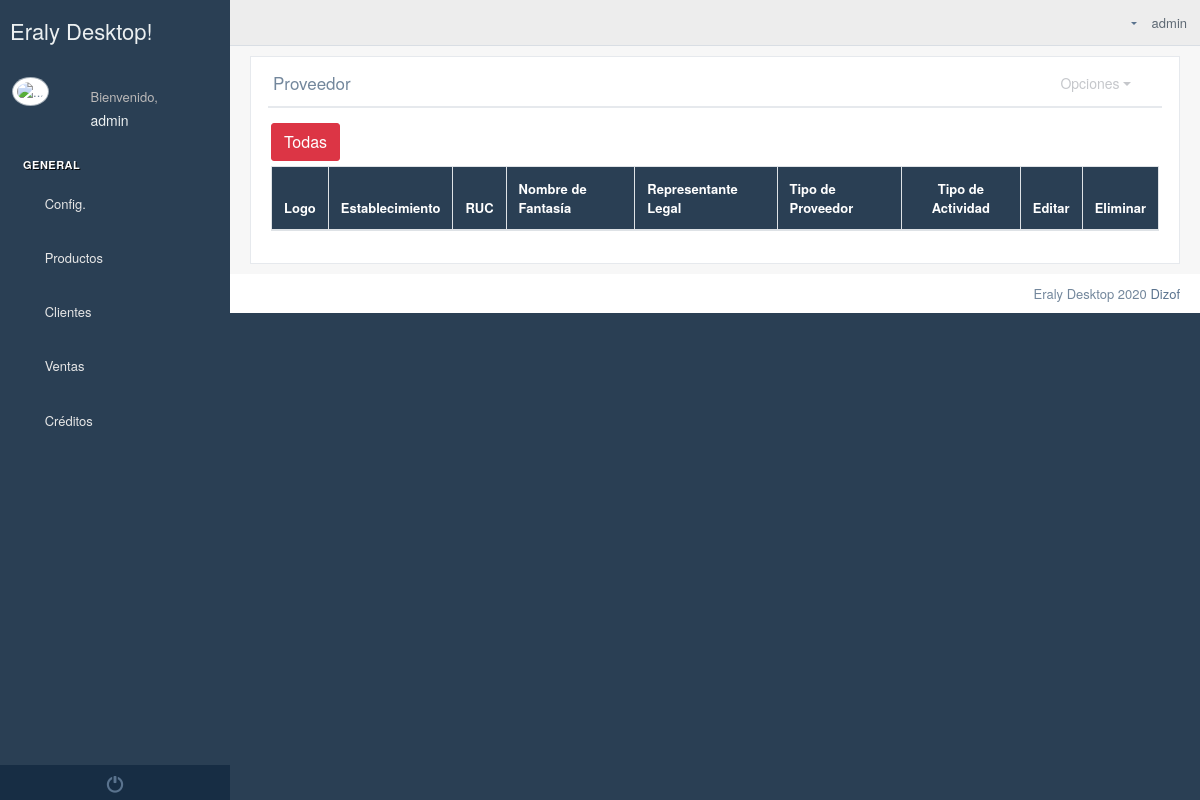
The app's page /suppliers/ (signed in), older data.
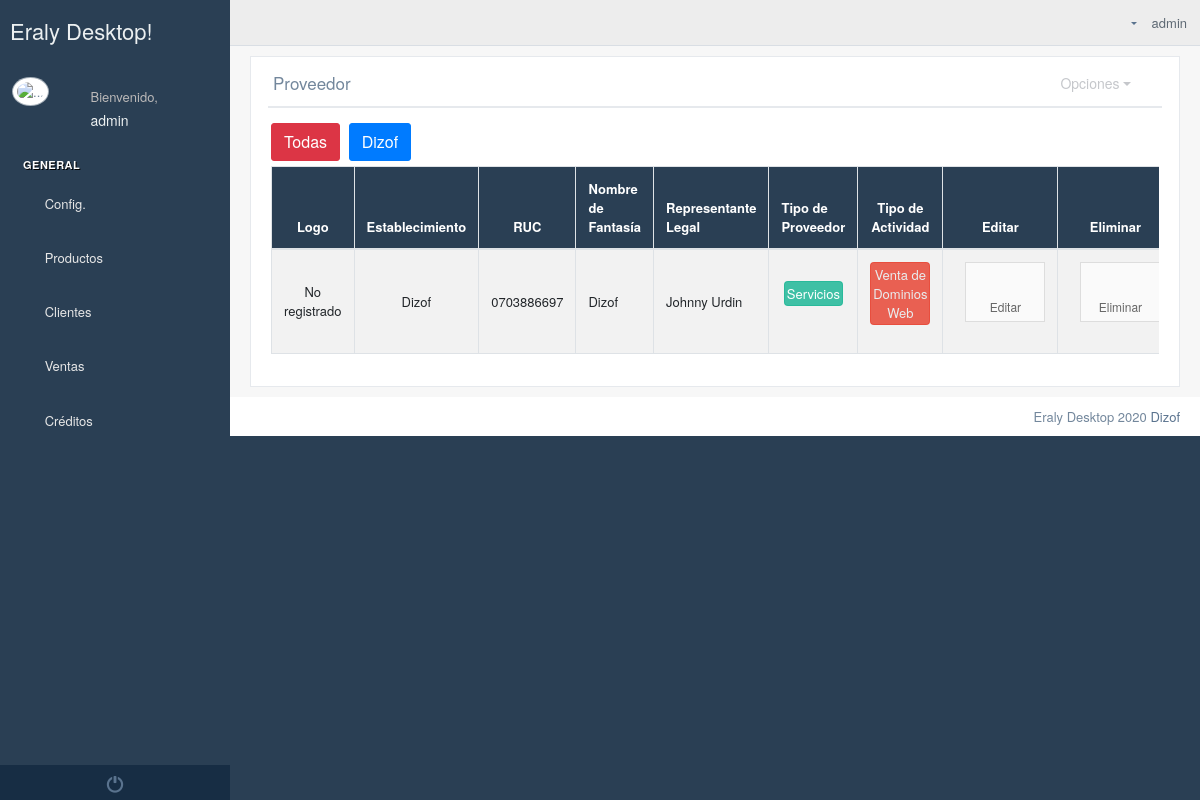
The same page, newer data.
### Empresa/models.py (models this page shows, shortened)
class Establecimiento(models.Model):
    logo=models.ImageField(upload_to="logos/establecimientos",null=True,blank=True)
    banner=models.ImageField(upload_to="banner/establecimientos",null=True,blank=True)
    pie_pagina=models.ImageField(upload_to="pie/establecimientos",null=True,blank=True)
    cabecera_tienda=models.ImageField(upload_to="logos/tienda",null=True,blank=True)
    color_encabezado_documentos=models.CharField(max_length=40, default="#ffffff")
    usuario=models.ForeignKey(User,on_delete=models.CASCADE)
    ruc=models.CharField(max_length=13)
    nombreComercial=models.CharField(max_length=60)
    representateLegal=models.CharField(max_length=60)
    slug = models.SlugField(max_length=255, unique=True, blank=True)
    descripcion = RichTextUploadingField(null=True, blank=True)
    ubicacion_gps = models.CharField(max_length=300,null=True,blank=True)
    correo_electronico=models.EmailField(max_length=600,null=True,blank=True)
    web=models.CharField(max_length=400,null=True,blank=True)
    facebook=models.CharField(max_length=400,null=True,blank=True)
    instagram=models.CharField(max_length=400, null=True, blank=True)
    youtube = models.CharField(max_length=400,null=True,blank=True)
    def __str__(self):
        if self.nombreComercial:
            return self.nombreComercial
        else:
            return self.representateLegal

### Producto/models.py (models this page shows, shortened)
class Proveedor(models.Model):
    establecimiento=models.ForeignKey(Establecimiento,on_delete=models.CASCADE,null=True,blank=True)
    logo=models.ImageField(upload_to='proveedor', null=True, blank=True, help_text='100x100')
    ruc=models.CharField(max_length=13)
    nombre_fantasia=models.CharField(max_length=60,null=True,blank=True)
    representante=models.CharField(max_length=60,null=True,blank=True)

class TipoProveedor(models.Model):
    proveedor = models.ForeignKey(Proveedor, on_delete=models.CASCADE, null=True, blank=True)
    detalle = models.CharField(choices=tipo_proveedor_chosse, max_length=30, null=True, blank=True)

class ActividadProveedor(models.Model):
    proveedor = models.ForeignKey(Proveedor, on_delete=models.CASCADE, null=True, blank=True)
    nombre = models.CharField(max_length=60)
    detalle = models.TextField()

### Producto/views.py (the view, shortened to what this page needs)
# urls.py: path("suppliers/",proveedores),
def proveedores(request):
    prov=Proveedor.objects.filter(establecimiento__usuario=request.user)
    if request.GET.get("q"):
        prov = Proveedor.objects.filter(establecimiento_id=request.GET.get("q"))
    contexto={
        'establecimientos': Establecimiento.objects.filter(usuario=request.user),
        'proveedores': prov,
        'provincias': Provincia.objects.all(),
    }
    return render(request, "producto/proveedores.html",contexto)

### templates/producto/proveedores.html (shortened to what the changed rows need)
{% extends 'Home/index2.html' %}
{% block contenido_index %}
    {% load static %}
    <div class="">
        <div class="row">
            <div class="col-md-12 col-sm-12 ">
                <div class="x_panel">
                    <div class="x_title">
                        <h2>Proveedor <small>del establecimientos</small></h2>
                    </div>
                    <div class="x_content">
                        <div class="row">
                            <div class="col-sm-12">
                                <a class="btn btn-danger" href="/suppliers/">Todas</a>
                                {% for establecimiento in establecimientos %}
                                    <a class="btn btn-primary"
                                       href="/suppliers/?q={{ establecimiento.id }}"> {{ establecimiento.nombreComercial }}</a>
                                {% endfor %}
                                <div class="card-box table-responsive">
                                    <table id="proveedores" class="table table-striped table-bordered"
                                           style="width:100%">
                                        <thead style="background-color: #2A3F54; color: white">
                                        <th style="text-align: center">Logo</th>
                                        <th style="text-align: center">Establecimiento</th>
                                        <th style="text-align: center">RUC</th>
                                        <th>Nombre de Fantasía</th>
                                        <th>Representante Legal</th>
                                        <th>Tipo de Proveedor</th>
                                        <th style="text-align: center">Tipo de Actividad</th>
                                        <th style="text-align: center">Editar</th>
                                        <th style="text-align: center">Eliminar</th>
                                        </thead>
                                        <tbody>
                                        {% for proveedor in proveedores %}
                                            <tr>
                                                {% if proveedor.logo %}
                                                    <td style="text-align: center; vertical-align: middle"><img
                                                            style="width: 50px;" src="/media/{{ proveedor.logo }}"
                                                            alt="image"></td>
                                                {% else %}
                                                    <td style="text-align: center; vertical-align: middle">No
                                                        registrado
                                                    </td>
                                                {% endif %}
                                                <td style="text-align: center; vertical-align: middle">{{ proveedor.establecimiento }}</td>
                                                <td style="text-align: center; vertical-align: middle">{{ proveedor.ruc }}</td>
                                                <td style="vertical-align: middle">{{ proveedor.nombre_fantasia }}</td>
                                                <td style="vertical-align: middle">{{ proveedor.representante }}</td>
                                                <td style="text-align: center; vertical-align: middle">
                                                    {% for tipo in proveedor.tipoproveedor_set.all %}
                                                        <label class="alert alert-success no-padding"
                                                               style="padding: 2px !important;">{{ tipo.detalle|capfirst }}</label>
                                                    {% endfor %}
                                                </td>
                                                <td style="text-align: center; vertical-align: middle">
                                                    {% for actividad in proveedor.actividadproveedor_set.all %}
                                                        <label class="alert alert-danger no-padding"
                                                               style="padding: 2px !important;">{{ actividad.nombre|capfirst }}</label>
                                                    {% endfor %}
                                                </td>
                                                <td style="text-align: center; font-size: 20px">
                                                    <a class="btn btn-app" href="/suppliers/edit/{{ proveedor.id }}/"><i
                                                            class="fa fa-edit text-primary"></i> Editar</a>
                                                </td>
                                                <td style="text-align: center; font-size: 20px">
                                                    <a class="ee btn btn-app" data-uri="/suppliers/delete/{{ proveedor.id }}/"
                                                       href="/suppliers/delete/{{ proveedor.id }}/" data-toggle="modal"
                                                       data-target="#eliminar"><i
                                                            class="fa fa-trash text-danger"></i> Eliminar</a>
                                                </td>
                                            </tr>
                                        {% endfor %}
                                        </tbody>
                                    </table>
                                </div>
                            </div>
                        </div>
                    </div>
                </div>
            </div>
        </div>
    </div>
{% endblock %}
{% block script_index %}
    <link rel="stylesheet" href="{% static 'select2/css/select2.min.css' %}">
{% endblock %}

Row changes from the older to the newer data that the page shows:
added Establecimiento: nombreComercial "Dizof"
added Proveedor: logo "No registrado", establecimiento "Dizof", ruc "0703886697", nombre_fantasia "Dizof", representante "Johnny Urdin"
added TipoProveedor: detalle "Servicios"
added ActividadProveedor: nombre "Venta de Dominios Web"
